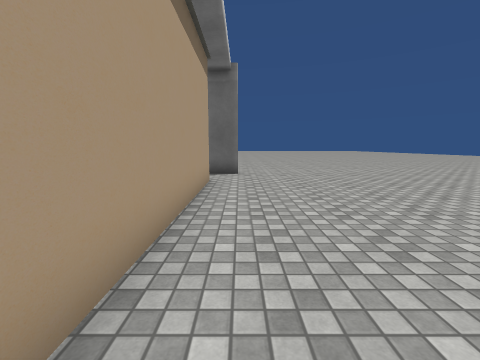
view 1 (above)

14 first-person views from a walk through a scene from a Unity 3-D project. The camera is 1.3 m above the floor, tilts 8° down and sees 90° across. Doors are open. The floor is counted in squares, 1 m on a side. Each view is taken from the middle of a square. On the plan, view 1 faces up. The plan holds only what a view shows up to about 12 squares ahead; the rest is blank. The place goes on beyond the plan. Some surface patterns are stand-ins.

view 2
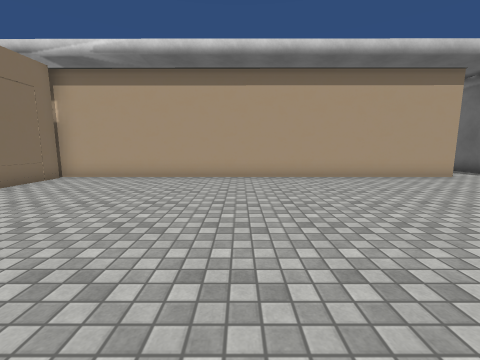

view 3
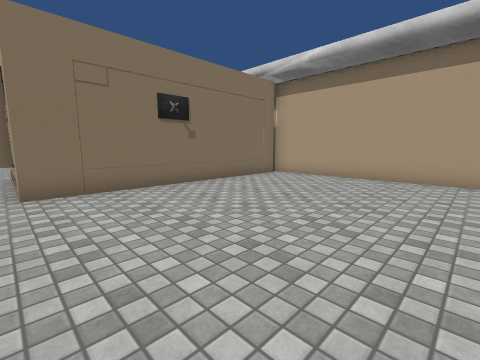

view 4
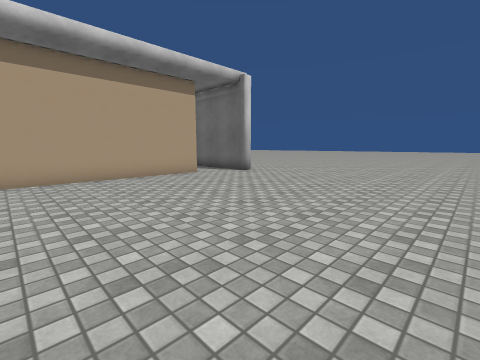

view 5
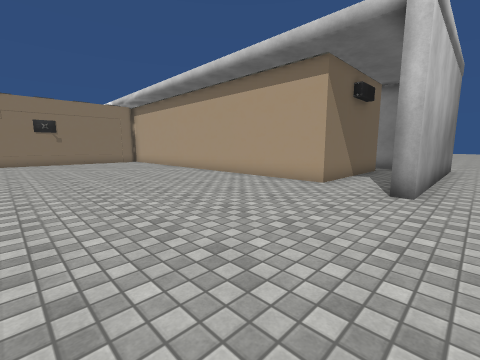

view 6
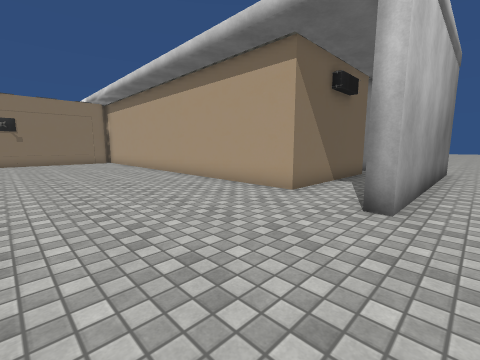

view 7
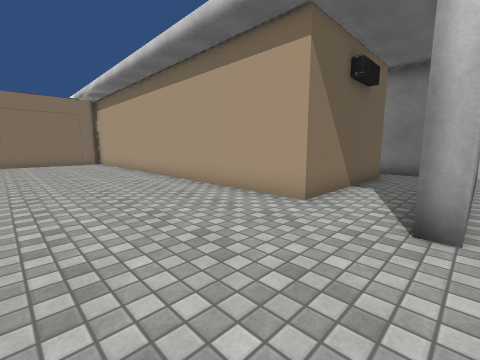

view 8
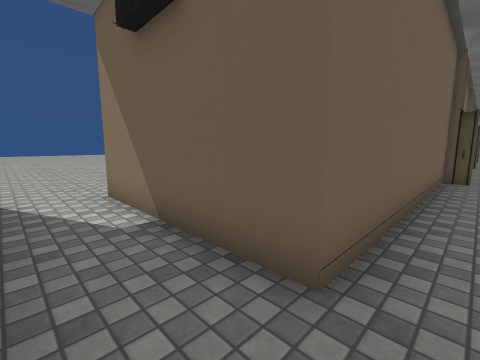

view 9
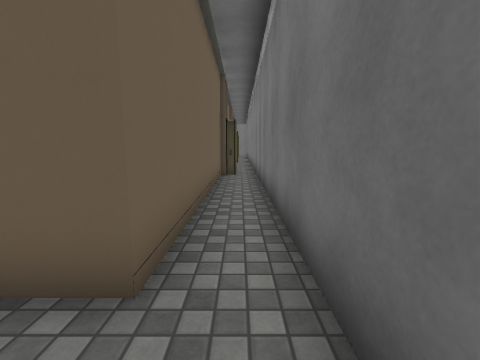

view 10
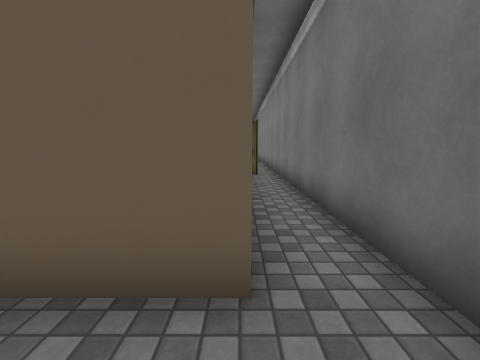

view 11
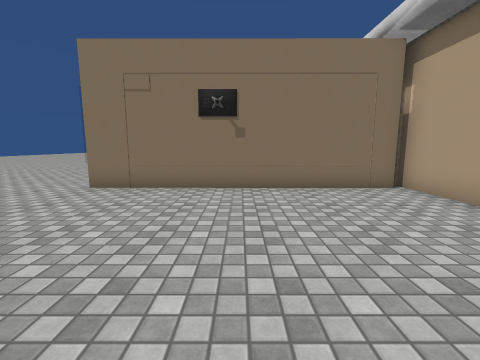

view 12
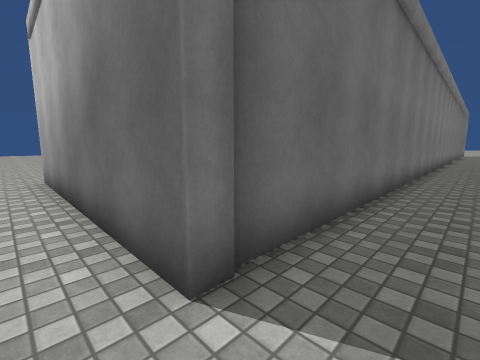

view 13
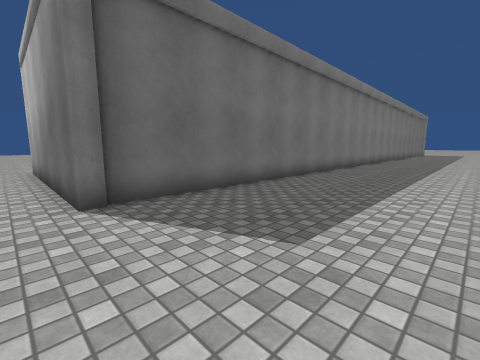

view 14
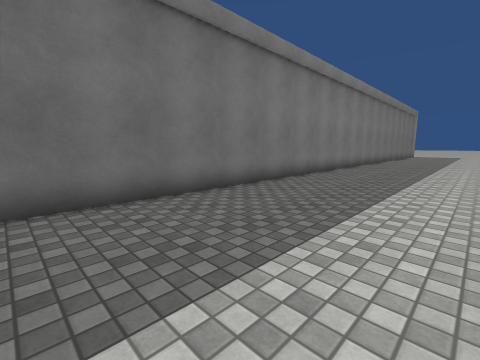

### Floor plan
Points are (right, up) in squares from view 1. A wall is a line through its corners. A room is listed if a view was taken in it or the views show most of it. See-through windows are left out.
Room 1 (views 1, 2, 3, 4, 5, 6, 7, 8, 9, 10, 11)
walls: (-0.1, 11.9) (-0.1, 11.4) (-3.2, 11.4); (-7.9, 0) (-7.1, 0) (-7.1, 9.1) (-1.2, 9.1) (-1.2, -8.2); (-0.9, -7.5) (8.7, -7.5); (-8.7, 10.5) (-8.8, -1.3)
ways out: opening at (-1, 13) to room 2
Room 2 (views 12, 13, 14)
walls: (-9.3, -5.5) (-9.3, 12) (-0.1, 11.9)
ways out: opening at (-1, 13) to room 1

Where each view was taken, in squares from view 1:
view 1: 0 up, 0 right, facing up
view 2: 0 up, 9 right, facing left
view 3: 0 up, 9 right, facing down-left
view 4: 2 up, 9 right, facing up-left
view 5: 13 up, 7 right, facing down-left
view 6: 13 up, 5 right, facing down-left
view 7: 12 up, 4 right, facing down-left
view 8: 11 up, 8 left, facing down-right
view 9: 11 up, 8 left, facing down
view 10: 11 up, 7 left, facing down
view 11: 0 up, 4 right, facing down
view 12: 13 up, 11 left, facing down-right
view 13: 13 up, 15 left, facing down-right
view 14: 6 up, 15 left, facing down-right
